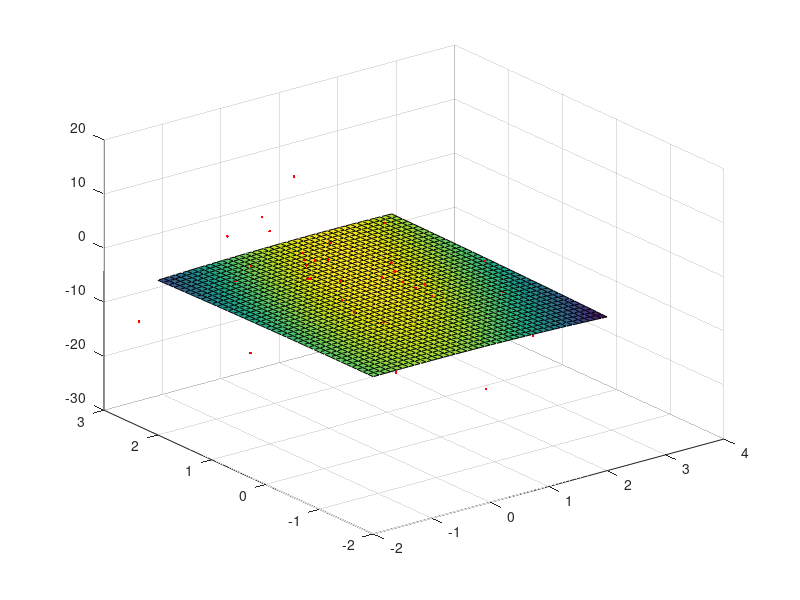
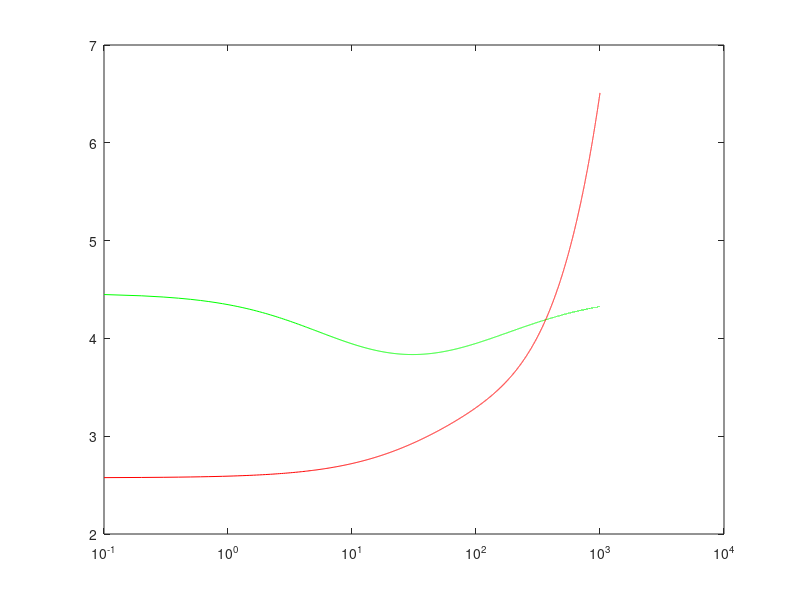

Here is the MATLAB script that generated these plots, in order:
clear;
% load the date
load('dataQuadReg2D_noisy.txt');
% plot it
figure(1);clf;hold on; %clf:clean the plot  hold on: keep the plot not change
plot3(dataQuadReg2D_noisy(:,1),dataQuadReg2D_noisy(:,2),dataQuadReg2D_noisy(:,3),'r.');%plot 3 clomns
% decompose in input X and output Y
n = size(dataQuadReg2D_noisy,1);
X = dataQuadReg2D_noisy(:,1:2);%X belongs to R2
Y = dataQuadReg2D_noisy(:,3);
% prepend 1s to inputs
X = [ones(n,1),X]; %ones(a,b)ROW=a CLOMN=b value=1
%Extend X to polynominals
X_squared = X.^2;
X_times=X(:,2).*X(:,3);
X=[X,X_squared(:,2:3),X_times];
% compute optimal beta
%lambda=100;
beta_1=eye(5,5);
beta_1=[zeros(5,1),beta_1];%insert colomn
beta_1=[zeros(1,6);beta_1];%insert row
%beta = inv(X'*X-lambda*beta_1)*X'*Y; %inv: get inversed matrix  X':transposed matrix

%compute training set and cross validation set
squared_error=0;
error_training=0;
lambda=0;
for j=1:10000
  lambda= lambda+0.1;
  lamb(:,j)=lambda;
   beta_training = inv(X'*X+lambda*beta_1)*X'*Y; %inv: get inversed matrix  X':transposed matrix
  cost_training=0.5*(X*beta_training-Y)'*(X*beta_training-Y)+0.5*lambda*beta_training'*beta_training;
  error_training=cost_training/sum(sum(abs(X)));
   S_training_error(:,j)=error_training;
for i=0:4
datasetX=X;
datasetY=Y;
datasetX(i*10+1:(i+1)*10,:)=[];
datasetY(i*10+1:(i+1)*10,:)=[];
datasetX_training=datasetX;
datasetX_testing=X(i*10+1:(i+1)*10,:);
datasetY_training=datasetY;
datasetY_testing=Y(i*10+1:(i+1)*10,:);
beta=inv(datasetX_training'*datasetX_training+lambda*beta_1)*(datasetX_training'*datasetY_training);
cost=0.5*(datasetX_testing*beta-datasetY_testing)'*(datasetX_testing*beta-datasetY_testing);%test without lambda
error=cost/sum(sum(abs(datasetX_testing)));
squared_error= squared_error + error;
end
S_error(:,j)=0.2*squared_error;
squared_error=0;
error_training=0;
end
% display the function
[a b] = meshgrid(-2:.1:2,-2:.1:2);%net matrix generated 
Xgrid = [ones(length(a(:)),1),a(:),b(:)];

%Extend Xgrid to polynominals
Xgrid_squared = Xgrid.^2;
Xgrid_times=Xgrid(:,2).*Xgrid(:,3);
Xgrid=[Xgrid,Xgrid_squared(:,2:3),Xgrid_times];
Ygrid = Xgrid*beta;
Ygrid = reshape(Ygrid,size(a));%build a new matrix with same diminsion of a, put the Ygrid value in
h = surface(a,b,Ygrid);
view(3);%set 3d viewing angle
grid on;%open net grid
%diplay the training set and cross validation set
figure(2);
plot(lamb,S_error,'g',lamb,S_training_error,'r');
set(gca,'XScale','log');
%set(gca,'YScale','log');